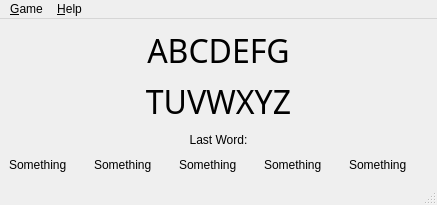
<?xml version="1.0" encoding="UTF-8"?>
<ui version="4.0">
 <class>MainWindow</class>
 <widget class="QMainWindow" name="MainWindow">
  <property name="geometry">
   <rect>
    <x>0</x>
    <y>0</y>
    <width>437</width>
    <height>205</height>
   </rect>
  </property>
  <property name="sizePolicy">
   <sizepolicy hsizetype="Fixed" vsizetype="Fixed">
    <horstretch>0</horstretch>
    <verstretch>0</verstretch>
   </sizepolicy>
  </property>
  <property name="windowTitle">
   <string>Pynagram</string>
  </property>
  <widget class="QWidget" name="centralwidget">
   <layout class="QGridLayout" name="gridLayout">
    <item row="0" column="0" colspan="5">
     <widget class="QLabel" name="l_avail">
      <property name="font">
       <font>
        <family>Sans Serif</family>
        <pointsize>24</pointsize>
       </font>
      </property>
      <property name="text">
       <string>ABCDEFG</string>
      </property>
      <property name="alignment">
       <set>Qt::AlignCenter</set>
      </property>
     </widget>
    </item>
    <item row="3" column="0" colspan="5">
     <widget class="QLabel" name="l_last">
      <property name="text">
       <string>Last Word:</string>
      </property>
      <property name="alignment">
       <set>Qt::AlignCenter</set>
      </property>
     </widget>
    </item>
    <item row="4" column="0">
     <widget class="QLabel" name="l_solved_1">
      <property name="text">
       <string>Something</string>
      </property>
     </widget>
    </item>
    <item row="4" column="1">
     <widget class="QLabel" name="l_solved_2">
      <property name="text">
       <string>Something</string>
      </property>
     </widget>
    </item>
    <item row="4" column="2">
     <widget class="QLabel" name="l_solved_3">
      <property name="text">
       <string>Something</string>
      </property>
     </widget>
    </item>
    <item row="4" column="3">
     <widget class="QLabel" name="l_solved_4">
      <property name="text">
       <string>Something</string>
      </property>
     </widget>
    </item>
    <item row="4" column="4">
     <widget class="QLabel" name="l_solved_5">
      <property name="text">
       <string>Something</string>
      </property>
     </widget>
    </item>
    <item row="1" column="0" colspan="5">
     <widget class="QLabel" name="l_typed">
      <property name="font">
       <font>
        <family>Sans Serif</family>
        <pointsize>24</pointsize>
       </font>
      </property>
      <property name="text">
       <string>TUVWXYZ</string>
      </property>
      <property name="alignment">
       <set>Qt::AlignCenter</set>
      </property>
     </widget>
    </item>
   </layout>
  </widget>
  <widget class="QMenuBar" name="menubar">
   <property name="geometry">
    <rect>
     <x>0</x>
     <y>0</y>
     <width>437</width>
     <height>25</height>
    </rect>
   </property>
   <widget class="QMenu" name="menuGame">
    <property name="title">
     <string>&amp;Game</string>
    </property>
    <addaction name="actionNew"/>
    <addaction name="actionSolve"/>
    <addaction name="separator"/>
    <addaction name="actionWordlists"/>
    <addaction name="separator"/>
    <addaction name="actionQuit"/>
    <addaction name="separator"/>
   </widget>
   <widget class="QMenu" name="menuHelp">
    <property name="title">
     <string>&amp;Help</string>
    </property>
    <addaction name="actionAbout"/>
   </widget>
   <addaction name="menuGame"/>
   <addaction name="menuHelp"/>
  </widget>
  <widget class="QStatusBar" name="statusbar"/>
  <action name="actionAbout">
   <property name="text">
    <string>About</string>
   </property>
  </action>
  <action name="actionNew">
   <property name="text">
    <string>New</string>
   </property>
   <property name="shortcut">
    <string>Ctrl+N</string>
   </property>
  </action>
  <action name="actionSolve">
   <property name="text">
    <string>Solve</string>
   </property>
   <property name="shortcut">
    <string>Ctrl+L</string>
   </property>
  </action>
  <action name="actionQuit">
   <property name="text">
    <string>Quit</string>
   </property>
   <property name="shortcut">
    <string>Ctrl+Q</string>
   </property>
  </action>
  <action name="actionWordlists">
   <property name="text">
    <string>Word Lists</string>
   </property>
   <property name="shortcut">
    <string>Ctrl+O</string>
   </property>
  </action>
 </widget>
 <resources/>
 <connections>
  <connection>
   <sender>actionQuit</sender>
   <signal>triggered()</signal>
   <receiver>MainWindow</receiver>
   <slot>close()</slot>
   <hints>
    <hint type="sourcelabel">
     <x>-1</x>
     <y>-1</y>
    </hint>
    <hint type="destinationlabel">
     <x>233</x>
     <y>133</y>
    </hint>
   </hints>
  </connection>
 </connections>
</ui>
